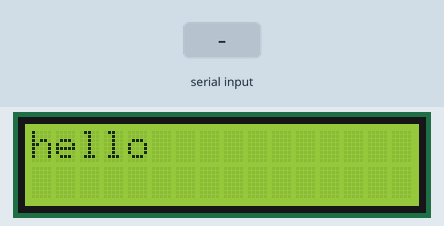
This sketch was run on a simulated Arduino Uno, built with avr-gcc and run on an emulated ATmega328P. Shown: 16×2 character LCD. Inputs (shaded band) come from the test bench. What the sketch prints to the serial monitor is not drawn.

Above: at 1.2 s.
1.3 s: byte 30 received over Serial
2.8 s: byte 90 received over Serial
At 3.3 s:
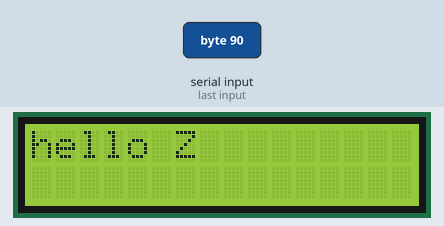
4.3 s: byte 120 received over Serial
At 5.5 s:
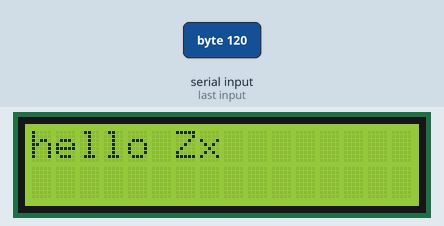
5.8 s: byte 30 received over Serial
7.3 s: byte 90 received over Serial
At 7.9 s:
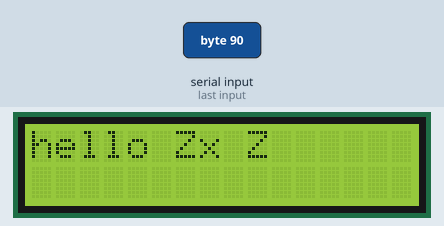
8.8 s: byte 120 received over Serial
At 9.1 s:
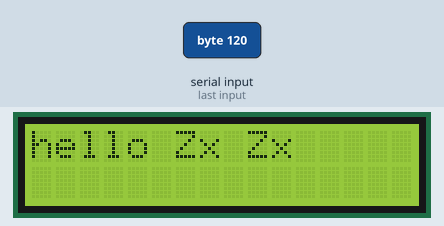
Timing chart, 0 to 11.3 s (numbered marks = the images above; inputs shaded):
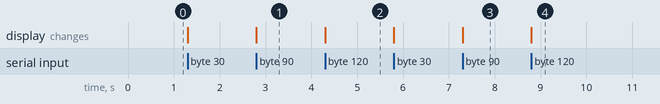

Measured:
- after the input at 2.8 s, the display: changes at once (image 1)
- after the input at 4.3 s, the display: changes at once (image 2)
- after the input at 7.3 s, the display: changes at once (image 3)
- after the input at 8.8 s, the display: changes at once (image 4)

The sketch:

3a.ino
```cpp
#include <LiquidCrystal.h>
LiquidCrystal lcd(12,11,5,4,3,2);
void setup(){
  lcd.begin(16,2);
  Serial.begin(9600);
  lcd.print("hello");
}
void loop(){
  if(Serial.available()){
      while(Serial.available() > 0){
        char ch=Serial.read();
        Serial.write(ch);
        lcd.write(ch);
      }
  }
}
```
